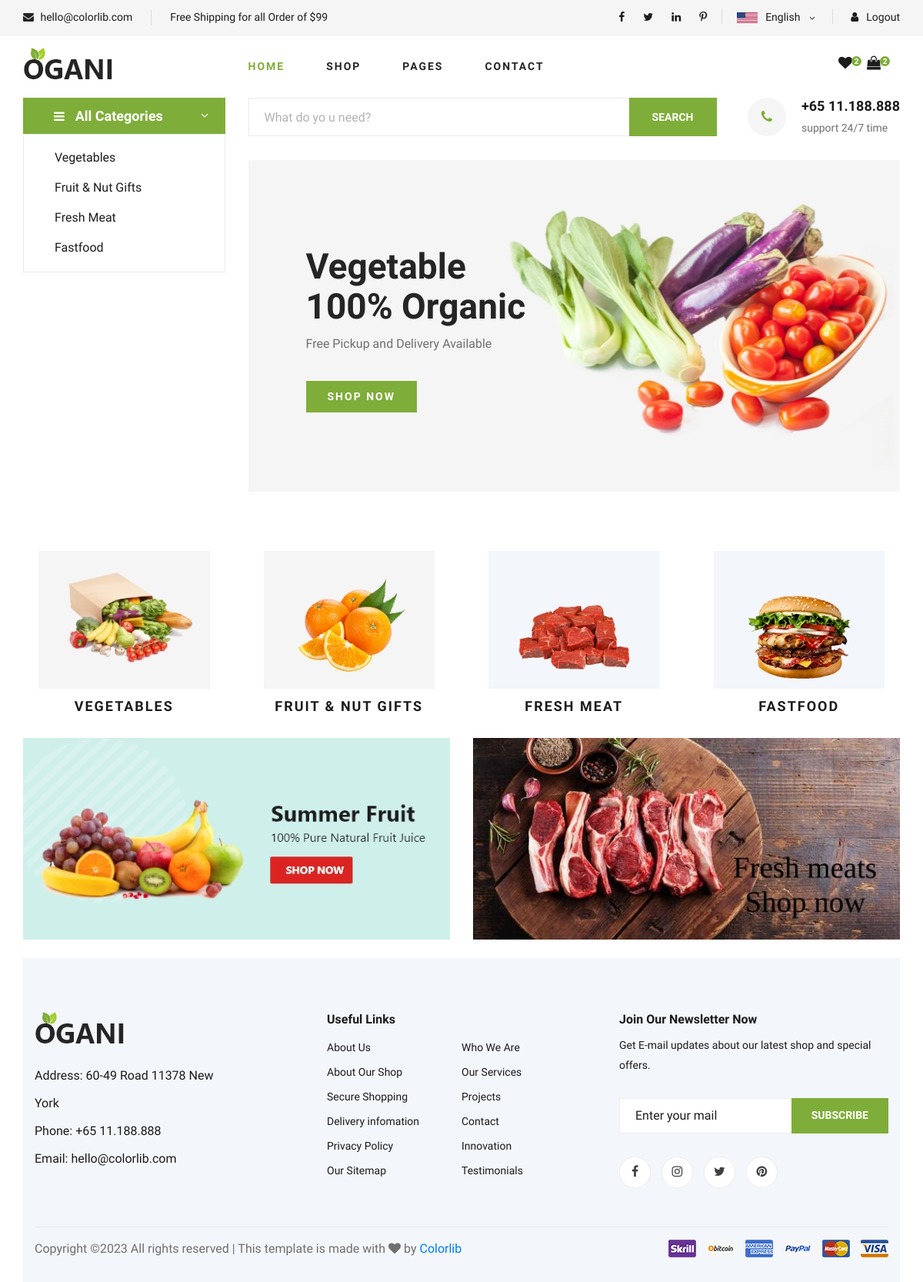
The page / on the database its author committed.
### fresh/models.py (models this page shows, shortened)
class Category(models.Model):
    cname = models.CharField(max_length=100)
    category_image = models.ImageField(upload_to='media/', null=True)

class Featured(models.Model):
    f_image = models.ImageField(upload_to='media/')
    category = models.ForeignKey(Category, on_delete=models.CASCADE, null=True)
    created_at = models.DateField(auto_now_add=True, null=True)

### fresh/views.py (the view)
# urls.py: path('', views.index),
def index(request):
    category_list = Category.objects.all()
    wishlist_quantity = Wishlist.objects.all().count()
    cart_quantity = Cart.objects.all().count()
    featured = Featured.objects.all()
    return render(request, 'index.html', {"category_list": category_list,
                                          'wishlist_quantity': wishlist_quantity,
                                          'cart_quantity': cart_quantity,
                                          'featured': featured})

### templates/index.html (shortened to what this page needs)
{% load static %}
<!DOCTYPE html>
<html lang="zxx">
<head>
    <link rel="stylesheet" href="{% static 'css/bootstrap.min.css' %} " type="text/css">
    <link rel="stylesheet" href="{% static 'css/font-awesome.min.css' %}" type="text/css">
    <link rel="stylesheet" href="{% static 'css/elegant-icons.css' %}" type="text/css">
    <link rel="stylesheet" href="{% static 'css/nice-select.css' %}" type="text/css">
    <link rel="stylesheet" href="{% static 'css/jquery-ui.min.css' %}" type="text/css">
    <link rel="stylesheet" href="{% static 'css/owl.carousel.min.css' %}" type="text/css">
    <link rel="stylesheet" href="{% static 'css/slicknav.min.css' %}" type="text/css">
    <link rel="stylesheet" href="{% static 'css/style.css' %}" type="text/css">
</head>
<body>
    <header class="header">
        <div class="header__top">
            <div class="container">
                <div class="row">
                    <div class="col-lg-6 col-md-6">
                        <div class="header__top__left">
                            <ul>
                                <li><i class="fa fa-envelope"></i> hello@colorlib.com</li>
                                <li>Free Shipping for all Order of $99</li>
                            </ul>
                        </div>
                    </div>
                    <div class="col-lg-6 col-md-6">
                        <div class="header__top__right">
                            <div class="header__top__right__social">
                                <a href="https://www.facebook.com/"><i class="fa fa-facebook"></i></a>
                                <a href="https://twitter.com/login"><i class="fa fa-twitter"></i></a>
                                <a href="https://in.linkedin.com/"><i class="fa fa-linkedin"></i></a>
                                <a href="https://in.pinterest.com/"><i class="fa fa-pinterest-p"></i></a>
                            </div>
                            <div class="header__top__right__language">
                                <img src="{% static 'img/language.png' %}" alt="">
                                <div>English</div>
                                <span class="arrow_carrot-down"></span>
                            </div>
                            <div class="header__top__right__auth">
                                <a href="{% url 'fresh:login' %}"><i class="fa fa-user"></i>{{request.user.username}}</a>
                            </div>
                            <div class="header__top__right__auth">
                                <a href="{% url 'fresh:logout' %}">Logout</a>
                            </div>
                        </div>
                    </div>
                </div>
            </div>
        </div>
        <div class="container">
            <div class="row">
                <div class="col-lg-3">
                    <div class="header__logo">
                        <a href="/"><img src="{% static 'img/logo.png' %}" alt=""></a>
                    </div>
                </div>
                <div class="col-lg-6">
                    <nav class="header__menu">
                        <ul>
                            <li class="active"><a href="/">Home</a></li>
                            <li><a href="/shop">Shop</a></li>
                            <li><a href="#">Pages</a>
                            </li>
                            <li><a href="/contact">Contact</a></li>
                        </ul>
                    </nav>
                </div>
                <div class="col-lg-3">
                    <div class="header__cart">
                        <ul>
                            <li><a href="/wishlist"><i class="fa fa-heart"></i><span>{{wishlist_quantity}}</span></a></li>
                            <li><a href="/cart_items"><i class="fa fa-shopping-bag"></i><span>{{cart_quantity}}</span></a></li>
                        </ul>
                    </div>
                </div>
            </div>
        </div>
    </header>
    <section class="hero">
        <div class="container">
            <div class="row">
                <div class="col-lg-3">
                    <div class="hero__categories">
                        <div class="hero__categories__all">
                            <i class="fa fa-bars"></i>
                            <span>All Categories</span>
                        </div>
                         <ul>
                             {% for category in category_list %}
                             <li><a href="{% url 'fresh:category' category.id %}">{{category.cname}}</a></li>
                             {% endfor %}
                        </ul>
                    </div>
                </div>
                <div class="col-lg-9">
                    <div class="hero__search">
                        <div class="hero__search__form">
                            <form method="POST" action="{% url 'fresh:search_product' %}">
                                <input type="text" name="pname" placeholder="What do yo u need?">
                                <button type="submit" class="site-btn">SEARCH</button>
                            </form>
                        </div>
                        <div class="hero__search__phone">
                            <div class="hero__search__phone__icon">
                                <i class="fa fa-phone"></i>
                            </div>
                            <div class="hero__search__phone__text">
                                <h5>+65 11.188.888</h5>
                                <span>support 24/7 time</span>
                            </div>
                        </div>
                    </div>
                    <div class="hero__item set-bg" data-setbg="{% static 'img/hero/banner.jpg' %}">
                        <div class="hero__text">
                            <h2>Vegetable <br />100% Organic</h2>
                            <p>Free Pickup and Delivery Available</p>
                            {% for category in category_list %}
                                {% if category.id == 1 %}
                                    <a href="{% url 'fresh:category' category.id %}"class="primary-btn">SHOP NOW</a>
                                {% endif %}
                            {% endfor %}
                        </div>
                    </div>
                </div>
            </div>
        </div>
    </section>
    <section class="categories">
        <div class="container">
            <div class="row">
                <div class="categories__slider owl-carousel">
                    {% for categories in category_list %}
                    <div class="col-lg-3">
                        <div class="categories__item set-bg">
                            <h5><img src="{{categories.category_image.url}}"></h5>
                            <h5><a href="{% url 'fresh:category' categories.id %}">{{categories.cname}}</a></h5>
                        </div>
                    </div>
                    {% endfor %}
                </div>
            </div>
        </div>
    </section>
    <div class="banner">
        <div class="container">
            <div class="row">
                {% for f in featured %}
                <div class="col-lg-6 col-md-6 col-sm-6">
                    <div class="banner__pic">
                          <a href="{% url 'fresh:category' f.category.id %}">
                              <img src="{{f.f_image.url}}">
                          </a>
                    </div>
                </div>
                {% endfor %}
    </div><br>
    <footer class="footer spad">
        <div class="container">
            <div class="row">
                <div class="col-lg-3 col-md-6 col-sm-6">
                    <div class="footer__about">
                        <div class="footer__about__logo">
                            <a href="/"><img src="{% static 'img/logo.png' %}" alt=""></a>
                        </div>
                        <ul>
                            <li>Address: 60-49 Road 11378 New York</li>
                            <li>Phone: +65 11.188.888</li>
                            <li>Email: hello@colorlib.com</li>
                        </ul>
                    </div>
                </div>
                <div class="col-lg-4 col-md-6 col-sm-6 offset-lg-1">
                    <div class="footer__widget">
                        <h6>Useful Links</h6>
                        <ul>
                            <li><a href="#">About Us</a></li>
                            <li><a href="#">About Our Shop</a></li>
                            <li><a href="#">Secure Shopping</a></li>
                            <li><a href="#">Delivery infomation</a></li>
                            <li><a href="#">Privacy Policy</a></li>
                            <li><a href="#">Our Sitemap</a></li>
                        </ul>
                        <ul>
                            <li><a href="#">Who We Are</a></li>
                            <li><a href="#">Our Services</a></li>
                            <li><a href="#">Projects</a></li>
                            <li><a href="#">Contact</a></li>
                            <li><a href="#">Innovation</a></li>
                            <li><a href="#">Testimonials</a></li>
                        </ul>
                    </div>
                </div>
                <div class="col-lg-4 col-md-12">
                    <div class="footer__widget">
                        <h6>Join Our Newsletter Now</h6>
                        <p>Get E-mail updates about our latest shop and special offers.</p>
                        <form action="#">
                            <input type="text" placeholder="Enter your mail">
                            <button type="submit" class="site-btn">Subscribe</button>
                        </form>
                        <div class="footer__widget__social">
                            <a href="https://www.facebook.com/"><i class="fa fa-facebook"></i></a>
                            <a href="https://www.instagram.com/"><i class="fa fa-instagram"></i></a>
                            <a href="https://twitter.com/login"><i class="fa fa-twitter"></i></a>
                            <a href="https://in.pinterest.com/"><i class="fa fa-pinterest"></i></a>
                        </div>
                    </div>
                </div>
            </div>
            <div class="row">
                <div class="col-lg-12">
                    <div class="footer__copyright">
                        <div class="footer__copyright__text"><p>
  Copyright &copy;<script>document.write(new Date().getFullYear());</script> All rights reserved | This template is made with <i class="fa fa-heart" aria-hidden="true"></i> by <a href="https://colorlib.com" target="_blank">Colorlib</a>
  </p></div>
                        <div class="footer__copyright__payment"><img src="{% static 'img/payment-item.png' %}" alt=""></div>
                    </div>
                </div>
            </div>
        </div>
    </footer>
</body>
</html>

### rows shown on the page
Category: cname "Vegetables", shows "SHOP NOW", category_image (picture), cname "VEGETABLES"
Category: cname "Fruit & Nut Gifts", category_image (picture), cname "FRUIT & NUT GIFTS"
Category: cname "Fresh Meat", category_image (picture), cname "FRESH MEAT"
Category: cname "Fastfood", category_image (picture), cname "FASTFOOD"
Featured: f_image (picture)
Featured: f_image (picture)

### other values the page prints
{{ wishlist_quantity }} "2"
{{ cart_quantity }} "2"
